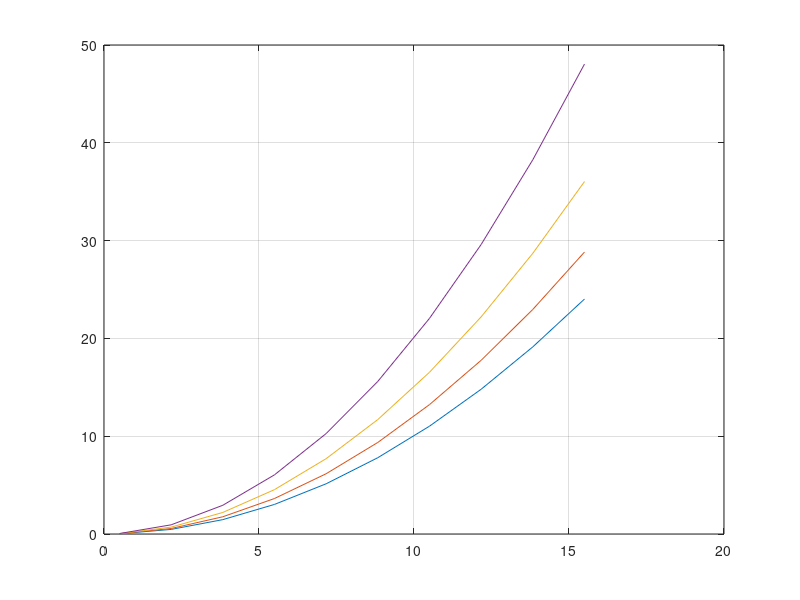

MATLAB code to generate this figure:
clear; clc
m= 1.5;
T = linspace( 15, 7.5, 4 );
V = linspace( 0.5, 15.5, 10 );
for i = 1: 1: length( T )
    R( i, : ) = m.*(V.^2)./T( 1, i ) ;
end
plot( V, R );
grid on